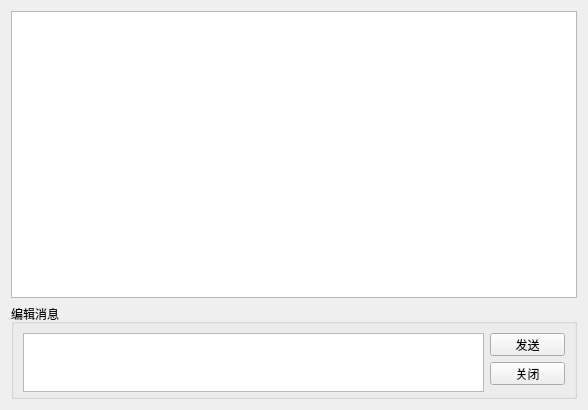
<?xml version="1.0" encoding="UTF-8"?>
<ui version="4.0">
 <class>ChatViewForm</class>
 <widget class="QWidget" name="ChatViewForm">
  <property name="geometry">
   <rect>
    <x>0</x>
    <y>0</y>
    <width>588</width>
    <height>410</height>
   </rect>
  </property>
  <property name="windowTitle">
   <string>Form</string>
  </property>
  <layout class="QVBoxLayout" name="verticalLayout_2">
   <item>
    <widget class="QTextEdit" name="showMsgBox">
     <property name="acceptDrops">
      <bool>false</bool>
     </property>
     <property name="undoRedoEnabled">
      <bool>false</bool>
     </property>
     <property name="readOnly">
      <bool>true</bool>
     </property>
    </widget>
   </item>
   <item>
    <widget class="QGroupBox" name="groupBox">
     <property name="maximumSize">
      <size>
       <width>16777215</width>
       <height>95</height>
      </size>
     </property>
     <property name="title">
      <string>编辑消息</string>
     </property>
     <layout class="QHBoxLayout" name="horizontalLayout">
      <item>
       <widget class="QTextEdit" name="editMsgBox">
        <property name="minimumSize">
         <size>
          <width>256</width>
          <height>59</height>
         </size>
        </property>
        <property name="maximumSize">
         <size>
          <width>16777215</width>
          <height>59</height>
         </size>
        </property>
       </widget>
      </item>
      <item>
       <layout class="QVBoxLayout" name="verticalLayout">
        <item>
         <widget class="QPushButton" name="SendButton">
          <property name="minimumSize">
           <size>
            <width>75</width>
            <height>23</height>
           </size>
          </property>
          <property name="maximumSize">
           <size>
            <width>75</width>
            <height>23</height>
           </size>
          </property>
          <property name="text">
           <string>发送</string>
          </property>
         </widget>
        </item>
        <item>
         <widget class="QPushButton" name="CloseButton">
          <property name="minimumSize">
           <size>
            <width>75</width>
            <height>23</height>
           </size>
          </property>
          <property name="maximumSize">
           <size>
            <width>75</width>
            <height>23</height>
           </size>
          </property>
          <property name="text">
           <string>关闭</string>
          </property>
         </widget>
        </item>
       </layout>
      </item>
     </layout>
    </widget>
   </item>
  </layout>
 </widget>
 <resources/>
 <connections/>
</ui>
